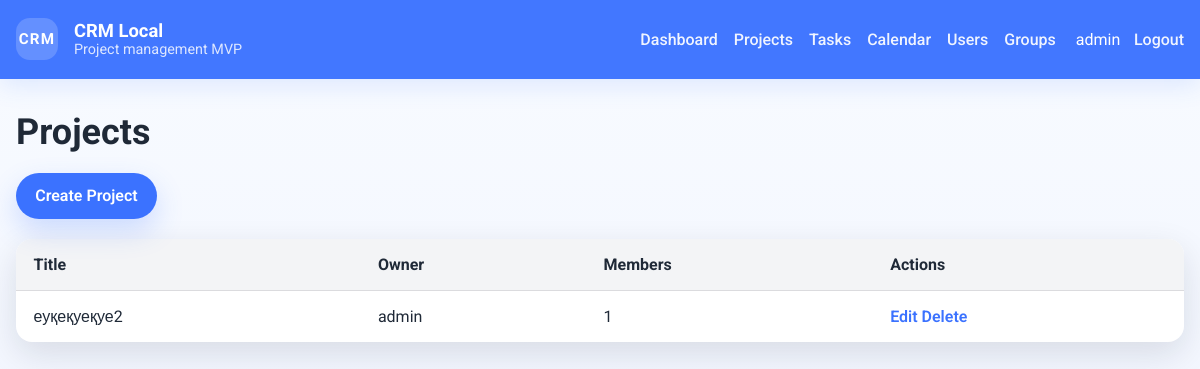
The app's page /projects/ (signed in), older data.
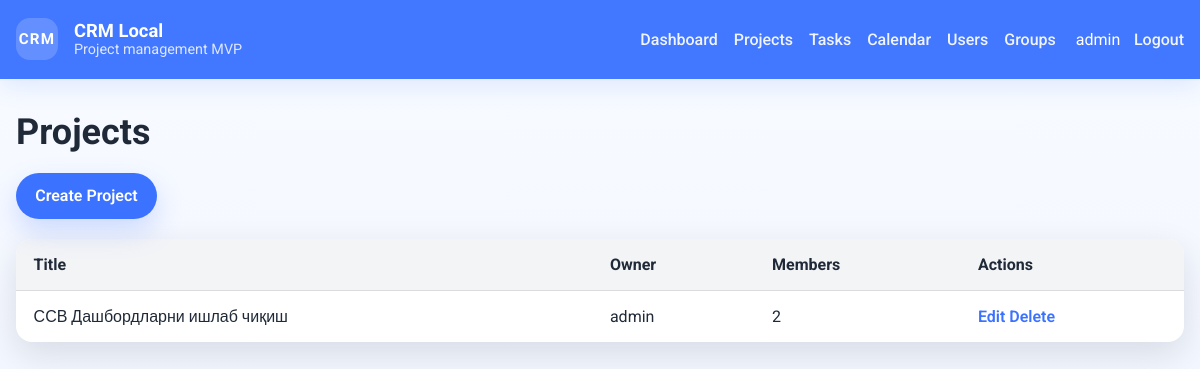
The same page, newer data.
### projects/models.py (models this page shows, shortened)
class Project(models.Model):
    title = models.CharField(max_length=200)
    description = models.TextField(blank=True)
    owner = models.ForeignKey(User, on_delete=models.CASCADE, related_name="owned_projects")
    members = models.ManyToManyField(User, blank=True, related_name="projects")
    created_at = models.DateTimeField(auto_now_add=True)
    updated_at = models.DateTimeField(auto_now=True)
    class Meta:
        ordering = ["title"]

### projects/views.py (the view)
# urls.py: path("projects/", views.project_list, name="project_list"),
@login_required
def project_list(request):
    projects = Project.objects.select_related("owner").prefetch_related("members")
    return render(request, "projects/project_list.html", {"projects": projects})

### projects/templates/projects/project_list.html
{% extends "projects/base.html" %}
{% block content %}
<h1>Projects</h1>
<div class="page-actions">
    <a class="button" href="{% url 'project_create' %}">Create Project</a>
</div>
<table class="table-list">
    <thead>
        <tr>
            <th>Title</th>
            <th>Owner</th>
            <th>Members</th>
            <th>Actions</th>
        </tr>
    </thead>
    <tbody>
        {% for project in projects %}
        <tr>
            <td>{{ project.title }}</td>
            <td>{{ project.owner.username }}</td>
            <td>{{ project.members.count }}</td>
            <td>
                <a href="{% url 'project_update' project.pk %}">Edit</a>
                <a href="{% url 'project_delete' project.pk %}">Delete</a>
            </td>
        </tr>
        {% empty %}
        <tr>
            <td colspan="4">No projects available.</td>
        </tr>
        {% endfor %}
    </tbody>
</table>
{% endblock %}

Row changes from the older to the newer data that the page shows:
changed Project "admin": title "еуқеқуеқуе2" → "ССВ Дашбордларни ишлаб чиқиш"; members.count "1" → "2"
